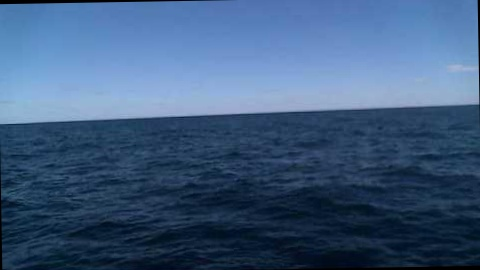
#> input picture modified_panel_0.jpg, 480 x 270 px
$ python -i main_horizondetection.py   (imports and definitions only)
#> lines starting #> are read from the running program, lines starting #| are printed output that depends on the picture; after the words box and inside, x2 and y2 are one past the last pixel; in counts of white or black regions, pixels touching at a corner belong together
import argparse
import os

import cv2
import matplotlib.pyplot as plt

# from horizon_utils import detect_horizon_line
# credit to https://github.com/sallamander/horizon-detection/blob/master/utils.py


import cv2

import numpy as np
# credit to  https://github.com/sallamander/horizon-detection/blob/master/utils.py

def detect_horizon_line(image_grayscaled):
    """Detect the horizon's starting and ending points in the given image

    The horizon line is detected by applying Otsu's threshold method to
    separate the sky from the remainder of the image.

    :param image_grayscaled: grayscaled image to detect the horizon on, of
     shape (height, width)
    :type image_grayscale: np.ndarray of dtype uint8
    :return: the (x1, x2, y1, y2) coordinates for the starting and ending
     points of the detected horizon line
    :rtype: tuple(int)
    """

    msg = ('`image_grayscaled` should be a grayscale, 2-dimensional image '
           'of shape (height, width).')
    assert image_grayscaled.ndim == 2, msg
    image_blurred = cv2.GaussianBlur(image_grayscaled, ksize=(3, 3), sigmaX=0)

    _, image_thresholded = cv2.threshold(
        image_blurred, thresh=0, maxval=1,
        type=cv2.THRESH_BINARY+cv2.THRESH_OTSU
    )
    image_thresholded = image_thresholded - 1
    image_closed = cv2.morphologyEx(image_thresholded, cv2.MORPH_CLOSE,
                                    kernel=np.ones((9, 9), np.uint8))

    horizon_x1 = 0
    horizon_x2 = image_grayscaled.shape[1] - 1
    horizon_y1 = max(np.where(image_closed[:, horizon_x1] == 0)[0])
    horizon_y2 = max(np.where(image_closed[:, horizon_x2] == 0)[0])

    return horizon_x1, horizon_x2, horizon_y1, horizon_y2

# [16 lines of commented-out code are left out]

def main():
    """Main logic"""

    args = parse_args()

    dirpath_input_images = args.dirpath_input_images
    dirpath_output_images = args.dirpath_output_images
    msg = ('`dirpath_input_images` and `dirpath_output_images` cannot point to'
           'the same directory.')
    assert dirpath_input_images != dirpath_output_images, msg
    os.mkdir(dirpath_output_images)

    for fname_image in os.listdir(dirpath_input_images):
        fpath_image = os.path.join(dirpath_input_images, fname_image)

        fig, axes = plt.subplots(1, 2)
        image = cv2.imread(fpath_image)
        image_grayscale = cv2.cvtColor(image, cv2.COLOR_BGR2GRAY)

        horizon_x1, horizon_x2, horizon_y1, horizon_y2 = detect_horizon_line(
            image_grayscale
        )
        axes[0].imshow(image)
        axes[0].axis('off')
        axes[0].set_title('Original Image')

        axes[1].imshow(image_grayscale, cmap='gray')
        axes[1].axis('off')
        axes[1].plot(
            (horizon_x1, horizon_x2), (horizon_y1, horizon_y2),
            color='r', linewidth='2'
        )
        axes[1].set_title('Grayscaled Image\n with Horizon Line (Red)')

        fpath_save = os.path.join(dirpath_output_images, fname_image)
        fpath_save = fpath_save.replace('jpg', 'png')
        fig.savefig(fpath_save, bbox_inches='tight')
        plt.close()

# [11 lines of commented-out code are left out]

# [2 lines not run here, left out]

>>> import cv2
>>> picture = cv2.imread('modified_panel_0.jpg', cv2.IMREAD_GRAYSCALE)
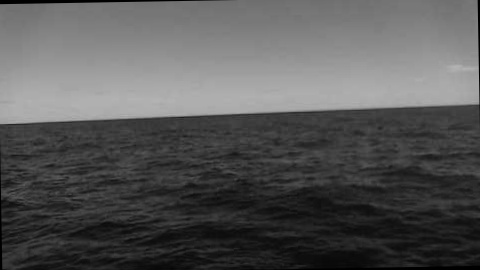
#> picture: shape (270, 480); min 0, max 179, mean 86.5
>>> result = detect_horizon_line(picture)
#> in detect_horizon_line, `_, image_thresholded = cv2.threshold( image_blurred, thresh=0, maxval=..`:
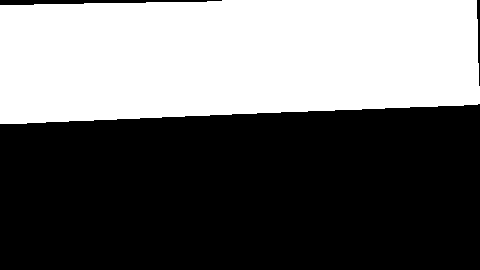
#> image_thresholded: shape (270, 480); values 0 (black) and 1 (white), 41.7% white; 1 white region, box (x1, y1, x2, y2) and area: (0, 0, 480, 124) 54059
#> in detect_horizon_line, `horizon_y1 = max(np.where(image_closed[:, horizon_x1] == 0)[0])`: horizon_y1 = 123
#> in detect_horizon_line, `horizon_y2 = max(np.where(image_closed[:, horizon_x2] == 0)[0])`: horizon_y2 = 103
#> result = (0, 479, 123, 103)

$ run again, on modified_panel_2.jpg
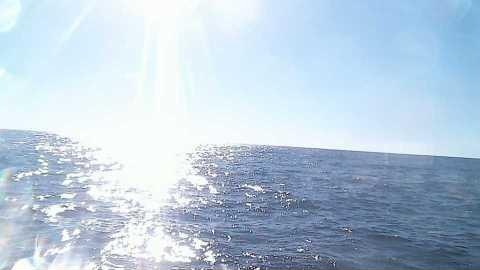
#> input picture modified_panel_2.jpg, 480 x 270 px
#> in detect_horizon_line, `_, image_thresholded = cv2.threshold( image_blurred, thresh=0, maxval=..`:
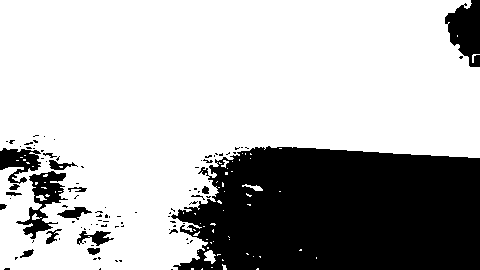
#> image_thresholded: shape (270, 480); values 0 (black) and 1 (white), 70.9% white; 98 black regions (80 under 20 px), largest, box (x1, y1, x2, y2) and area: (171, 146, 480, 270) 32516, (445, 0, 480, 67) 1530, (16, 171, 68, 239) 1264
#> in detect_horizon_line, `image_closed = cv2.morphologyEx(image_thresholded, cv2.MORPH_CLOSE, ke..`:
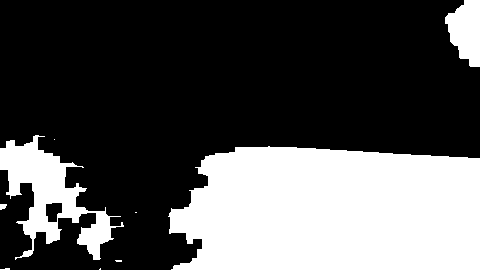
#> image_closed: shape (270, 480); 32.1% white; 9 white regions (5 under 20 px), largest, box (x1, y1, x2, y2) and area: (168, 146, 480, 270) 34273, (0, 135, 124, 260) 5610, (445, 0, 480, 67) 1667, (0, 204, 7, 210) 33
#> horizon_y1 = 268
#> horizon_y2 = 157
#> result = (0, 479, 268, 157)

$ run again, on modified_panel_3.jpg
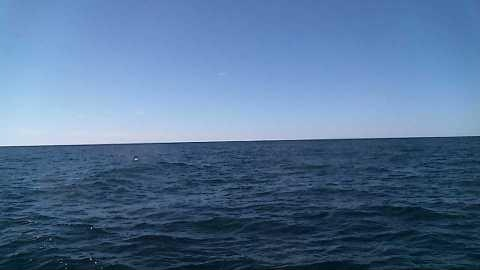
#> input picture modified_panel_3.jpg, 480 x 270 px
#> `picture = cv2.imread('modified_panel_0.jpg', cv2.IMREAD_GRAYSCALE)`:
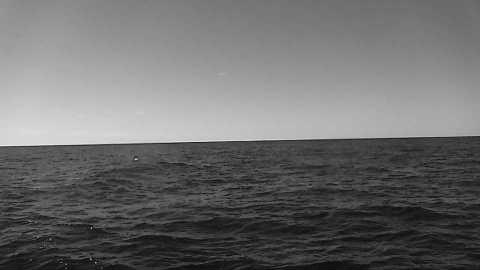
#> picture: shape (270, 480); min 3, max 240, mean 109.3
#> in detect_horizon_line, `_, image_thresholded = cv2.threshold( image_blurred, thresh=0, maxval=..`:
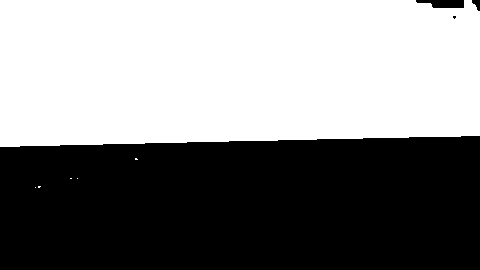
#> image_thresholded: shape (270, 480); values 0 (black) and 1 (white), 52.1% white; 4 black regions (1 under 20 px), largest, box (x1, y1, x2, y2) and area: (0, 136, 480, 270) 61734, (416, 0, 464, 8) 303, (472, 0, 480, 11) 55
#> image_closed: shape (270, 480); 48% white; 2 white regions, box (x1, y1, x2, y2) and area: (0, 136, 480, 270) 61748, (416, 0, 480, 19) 413
#> horizon_y1 = 146
#> horizon_y2 = 135
#> result = (0, 479, 146, 135)

$ run again, on modified_panel_5.jpg
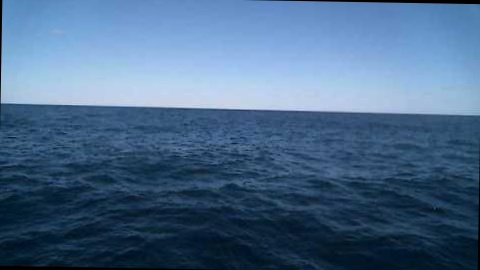
#> input picture modified_panel_5.jpg, 480 x 270 px
#> `picture = cv2.imread('modified_panel_0.jpg', cv2.IMREAD_GRAYSCALE)`:
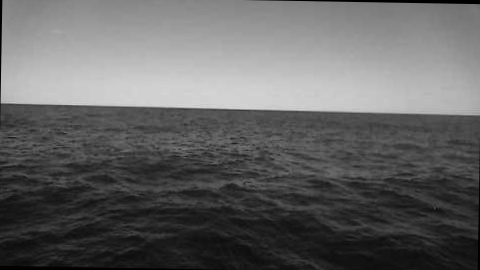
#> picture: shape (270, 480); min 0, max 216, mean 99.2
#> in detect_horizon_line, `_, image_thresholded = cv2.threshold( image_blurred, thresh=0, maxval=..`:
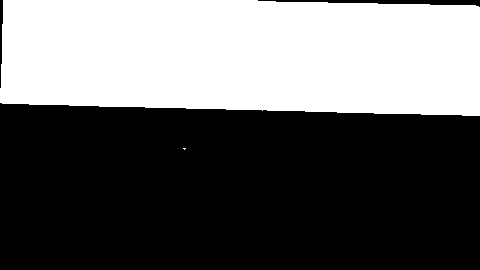
#> image_thresholded: shape (270, 480); values 0 (black) and 1 (white), 40% white; 2 white regions (1 under 20 px), largest, box (x1, y1, x2, y2) and area: (0, 0, 480, 116) 51848
#> image_closed: shape (270, 480); 60% white; 1 black region, box (x1, y1, x2, y2) and area: (0, 0, 480, 116) 51847
#> horizon_y1 = 102
#> horizon_y2 = 115
#> result = (0, 479, 102, 115)
